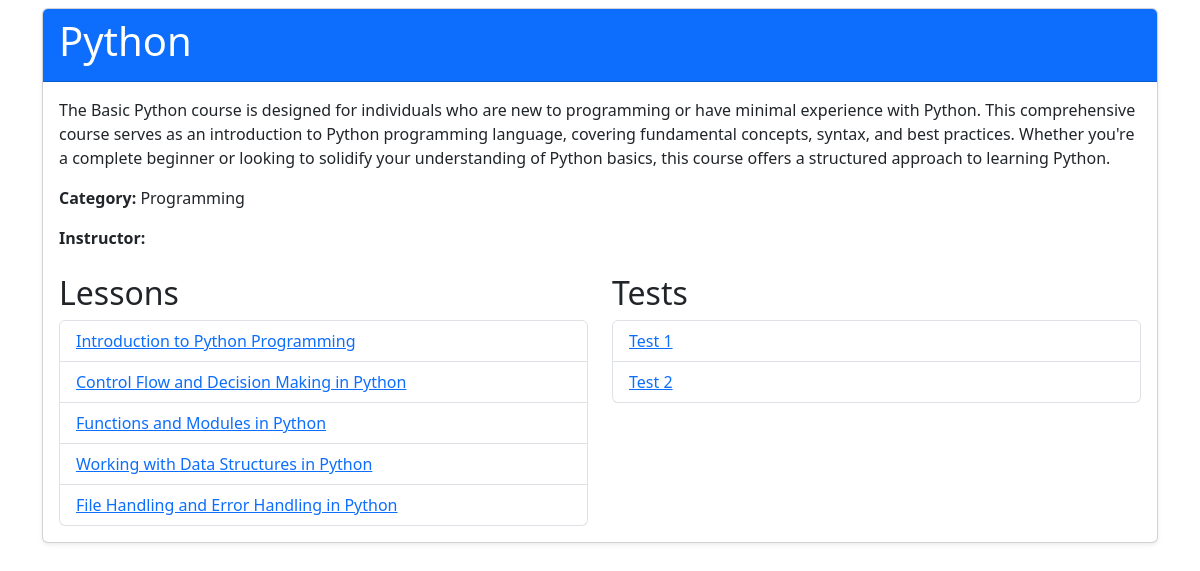
Screenshot of /course/11/ with the database file from the repository.
### startApp/models.py (models this page shows, shortened)
class Course(models.Model):
    title = models.CharField(max_length=200)
    description = models.TextField(blank=True)
    instructor = models.ForeignKey(Customer, on_delete=models.CASCADE, limit_choices_to={'is_instructor': True})
    category = models.ForeignKey(Category, on_delete=models.CASCADE)
    created_at = models.DateTimeField(auto_now_add=True)
    updated_at = models.DateTimeField(auto_now=True)

class Category(models.Model):
    name = models.CharField(max_length=100)
    description = models.TextField(blank=True)

class Lesson(models.Model):
    title = models.CharField(max_length=200)
    content = models.TextField()
    course = models.ForeignKey(Course, on_delete=models.CASCADE)
    order = models.PositiveIntegerField()
    created_at = models.DateTimeField(auto_now_add=True)
    updated_at = models.DateTimeField(auto_now=True)

class Test(models.Model):
    title = models.CharField(max_length=200)
    course = models.ForeignKey(Course, on_delete=models.CASCADE)
    created_at = models.DateTimeField(auto_now_add=True)
    updated_at = models.DateTimeField(auto_now=True)

### startApp/views.py (the view)
# urls.py: path('course/<int:course_id>/', views.course_detail, name='course-detail'),
def course_detail(request, course_id):
    course = get_object_or_404(Course, pk=course_id)
    lessons = Lesson.objects.filter(course=course)
    tests = Test.objects.filter(course=course)
    return render(request, 'startApp/course_detail.html', {
        'course': course,
        'lessons': lessons,
        'tests': tests
    })

### templates/startApp/course_detail.html (shortened to what this page needs)
<!DOCTYPE html>
<html lang="en">
<head>
    {% load static %}
    <link href="{% static 'bootstrap/css/bootstrap.min.css' %}" rel="stylesheet">
</head>
<body>
    <div class="container mt-2">
        <div class="row">
            <div class="col-md-12">
                <div class="card shadow-sm">
                    <div class="card-header bg-primary text-white d-flex justify-content-between align-items-center">
                        <h1 class="card-title">{{ course.title }}</h1>
                    </div>
                    <div class="card-body">
                        <p class="card-text">{{ course.description }}</p>
                        <p class="card-text"><strong>Category:</strong> {{ course.category.name }}</p>
                        <p class="card-text"><strong>Instructor:</strong> {{ course.instructor.first_name }} {{ course.instructor.last_name }}</p>
                        <div class="row mt-4">
                            <div class="col-md-6">
                                <h2>Lessons</h2>
                                <ul class="list-group">
                                    {% for lesson in lessons %}
                                    <li class="list-group-item">
                                        {% if user.is_authenticated %}
                                        <a href="{% url 'lesson-detail' lesson.id %}">{{ lesson.title }}</a>
                                        {% else %}
                                        <a href="#" data-bs-toggle="modal" data-bs-target="#authModal">{{ lesson.title }}</a>
                                        {% endif %}
                                    </li>
                                    {% empty %}
                                    <li class="list-group-item">No lessons available.</li>
                                    {% endfor %}
                                </ul>
                            </div>
                            <div class="col-md-6">
                                <h2>Tests</h2>
                                <ul class="list-group">
                                    {% for test in tests %}
                                    <li class="list-group-item">
                                        {% if user.is_authenticated %}
                                        <a href="{% url 'test-detail' test.id %}">{{ test.title }}</a>
                                        {% else %}
                                        <a href="#" data-bs-toggle="modal" data-bs-target="#authModal">{{ test.title }}</a>
                                        {% endif %}
                                    </li>
                                    {% empty %}
                                    <li class="list-group-item">No tests available.</li>
                                    {% endfor %}
                                </ul>
                            </div>
                        </div>
                    </div>
                </div>
            </div>
        </div>
    </div>
</body>
</html>

### rows the page displays
Course: title "Python", description "The Basic Python course is designed for individuals who are new to programming or have minimal experience with Python. This comprehensive course serves as an introduction to Python programming language, covering fundamental concepts, syntax, and best practices. Whether you're a complete beginner or looking to solidify your understanding of Python basics, this course offers a structured approach to learning Python.", category.name "Programming"
Lesson: title "Introduction to Python Programming"
Lesson: title "Control Flow and Decision Making in Python"
Lesson: title "Functions and Modules in Python"
Lesson: title "Working with Data Structures in Python"
Lesson: title "File Handling and Error Handling in Python"
Test: title "Test 1"
Test: title "Test 2"
